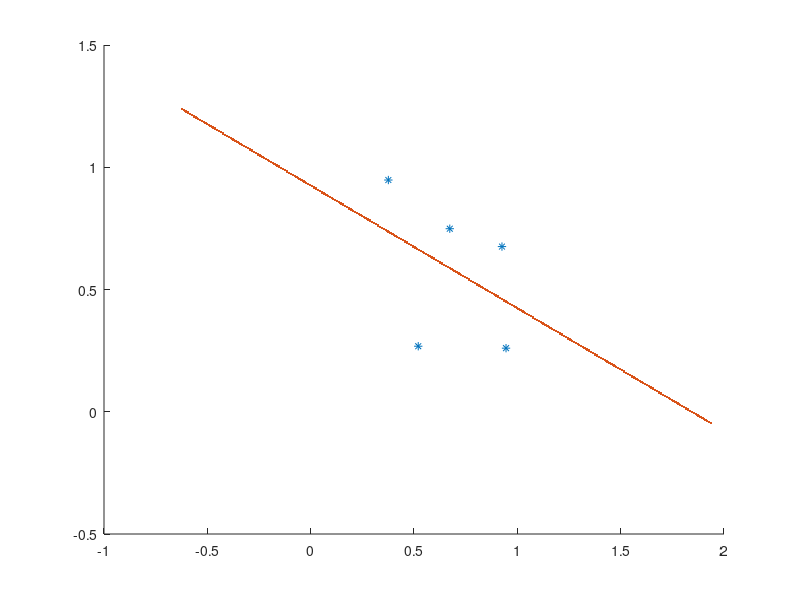

Write MATLAB code to recreate this figure.
function Regression_gradientdescent()
    n = input('Please enter value for n: ');
    DataPoints = [rand(2, n)];
    Theta = [0; 1];
    Theta(2)
    W = findRegModel(DataPoints, Theta);
    disp('Final regression model:');
    disp(W);
    PlotMyModelAndData(DataPoints, W);
end

function PlotMyModelAndData(DataPoints, Model)
    scatter(DataPoints(1,:), DataPoints(2,:), '*r');
    MinXV = min(DataPoints(1,:)) - 1;
    MaxXV = max(DataPoints(1,:)) + 1;
    XV = MinXV:0.01:MaxXV;
    Model(2)
    YV = Model(1) * XV + Model(2);
    hold on;
    scatter(XV, YV, '.b');
end

function W = findRegModel(DataPoints, Theta)
    Alpha = 0.01;
    [~, N] = size(DataPoints);
    JC = 0;
    JM = 0;
    prev = 0;
    condition = true;
    
    while condition
        JM = 0;
        JC = 0;
        for i = 1:N
            prev = Theta(1) * DataPoints(1, i) + Theta(2);
            JM = JM + (DataPoints(2, i) - prev) * (-DataPoints(1, i));
            JC = JC + (DataPoints(2, i) - prev) * (-1);
        end

        J = [(2 / N) * JM; (2 / N) * JC];
        Theta = Theta - Alpha * J;

        if norm(J) < 0.00001
            condition = false;
        end
    end
    
    W = Theta;
end
